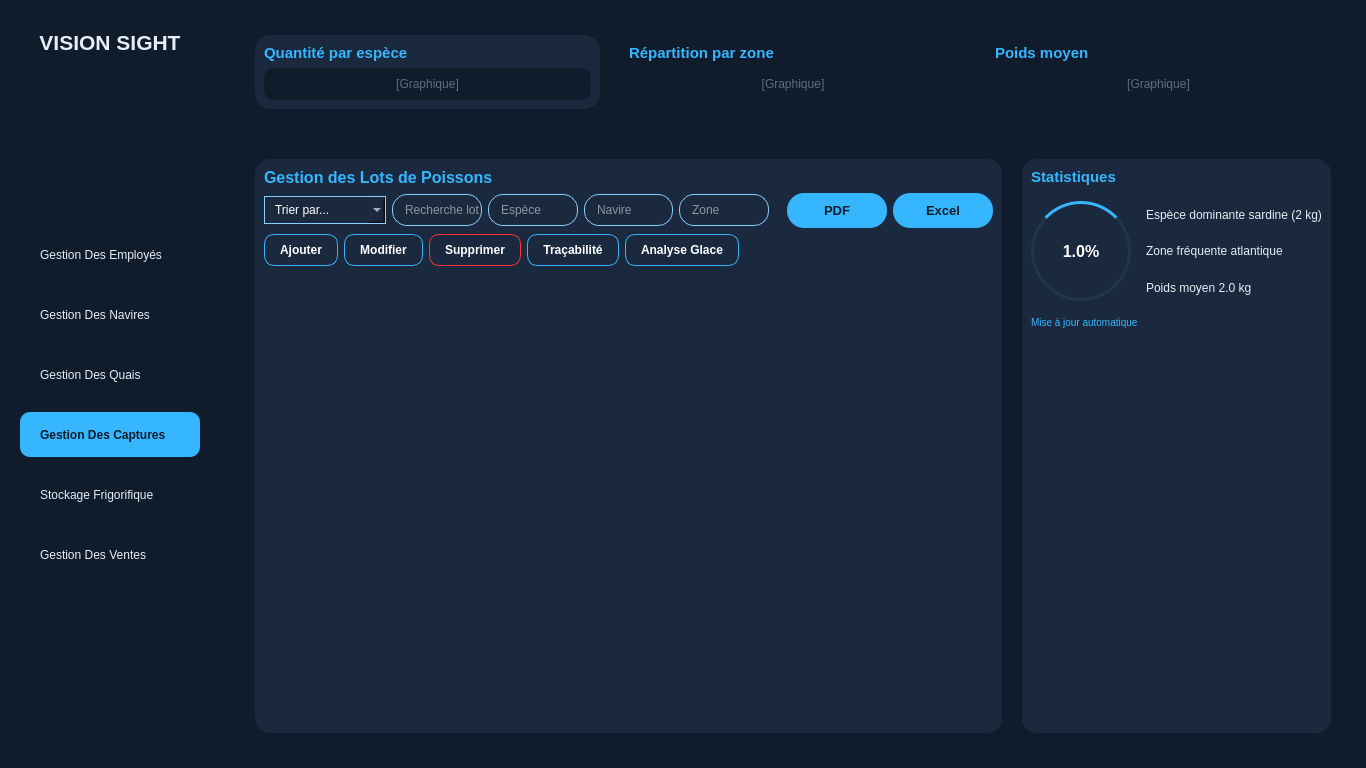
<?xml version="1.0" encoding="UTF-8"?>
<ui version="4.0">
 <class>GestionCapture</class>
 <widget class="QMainWindow" name="GestionCapture">
  <property name="geometry">
   <rect>
    <x>0</x>
    <y>0</y>
    <width>1366</width>
    <height>768</height>
   </rect>
  </property>
  <property name="windowTitle">
   <string>VISION SIGHT - Gestion Intégrée</string>
  </property>
  <property name="styleSheet">
   <string notr="true">
    QMainWindow { background-color: #101c2c; color: #e6eef6; }
    QFrame { border: none; }
    QLabel { color: #e6eef6; }
    QLineEdit { background-color: #1a293d; color: #ffffff; border: 1px solid #8acfff; border-radius: 15px; padding-left: 10px; min-height: 30px; }
    QComboBox { background-color: #1a293d; color: #ffffff; border: 1px solid #8acfff; border-radius: 15px; padding: 5px 10px; }
    QTableView { background-color: #1a293d; alternate-background-color: #20354f; color: #ffffff; gridline-color: #2d3d4f; selection-background-color: #36b6ff; selection-color: #101c2c; border: none; border-radius: 10px; }
    QHeaderView::section { background-color: #101c2c; color: #ffffff; border: 1px solid #2c3e50; padding: 5px; }
    QScrollBar:vertical { border: none; background: #101c2c; width: 10px; margin: 0px 0px 0px 0px; }
    QScrollBar::handle:vertical { background: #36b6ff; min-height: 20px; border-radius: 5px; }
    QScrollBar::add-line:vertical { height: 0px; subcontrol-position: bottom; subcontrol-origin: margin; }
    QScrollBar::sub-line:vertical { height: 0px; subcontrol-position: top; subcontrol-origin: margin; }
   </string>
  </property>
  <widget class="QWidget" name="centralwidget">
   <layout class="QHBoxLayout" name="horizontalLayoutMain">
    <property name="spacing">
     <number>0</number>
    </property>
    <property name="leftMargin">
     <number>0</number>
    </property>
    <property name="topMargin">
     <number>0</number>
    </property>
    <property name="rightMargin">
     <number>0</number>
    </property>
    <property name="bottomMargin">
     <number>0</number>
    </property>
    <item>
     <widget class="QFrame" name="frameSidebar">
      <property name="minimumSize">
       <size>
        <width>220</width>
        <height>0</height>
       </size>
      </property>
      <property name="maximumSize">
       <size>
        <width>220</width>
        <height>16777215</height>
       </size>
      </property>
      <property name="styleSheet">
       <string notr="true">background-color: #101c2c; color: #e6eef6;</string>
      </property>
      <property name="frameShape">
       <enum>QFrame::NoFrame</enum>
      </property>
      <property name="frameShadow">
       <enum>QFrame::Raised</enum>
      </property>
      <layout class="QVBoxLayout" name="verticalLayoutSidebar">
       <property name="spacing">
        <number>15</number>
       </property>
       <property name="leftMargin">
        <number>20</number>
       </property>
       <property name="topMargin">
        <number>30</number>
       </property>
       <property name="rightMargin">
        <number>20</number>
       </property>
       <property name="bottomMargin">
        <number>30</number>
       </property>
       <item>
        <widget class="QLabel" name="labelBrand">
         <property name="font">
          <font>
           <pointsize>16</pointsize>
           <weight>75</weight>
           <bold>true</bold>
          </font>
         </property>
         <property name="text">
          <string>VISION SIGHT</string>
         </property>
         <property name="alignment">
          <set>Qt::AlignCenter</set>
         </property>
        </widget>
       </item>
       <item>
        <spacer name="verticalSpacerTop">
         <property name="orientation">
          <enum>Qt::Vertical</enum>
         </property>
         <property name="sizeHint" stdset="0">
          <size>
           <width>20</width>
           <height>20</height>
          </size>
         </property>
        </spacer>
       </item>
       <item>
        <widget class="QPushButton" name="btnNavEmploye">
         <property name="minimumSize">
          <size>
           <width>0</width>
           <height>45</height>
          </size>
         </property>
         <property name="styleSheet">
          <string notr="true">QPushButton { color: #e6eef6; text-align: left; padding-left: 20px; background-color: transparent; border: none; } QPushButton:hover { background-color: #1a293d; border-radius: 10px; }</string>
         </property>
         <property name="text">
          <string>Gestion Des Employés</string>
         </property>
         <property name="flat">
          <bool>true</bool>
         </property>
        </widget>
       </item>
       <item>
        <widget class="QPushButton" name="btnNavNavire">
         <property name="minimumSize">
          <size>
           <width>0</width>
           <height>45</height>
          </size>
         </property>
         <property name="styleSheet">
          <string notr="true">QPushButton { color: #e6eef6; text-align: left; padding-left: 20px; background-color: transparent; border: none; } QPushButton:hover { background-color: #1a293d; border-radius: 10px; }</string>
         </property>
         <property name="text">
          <string>Gestion Des Navires</string>
         </property>
         <property name="flat">
          <bool>true</bool>
         </property>
        </widget>
       </item>
       <item>
        <widget class="QPushButton" name="btnNavQuais">
         <property name="minimumSize">
          <size>
           <width>0</width>
           <height>45</height>
          </size>
         </property>
         <property name="styleSheet">
          <string notr="true">QPushButton { color: #e6eef6; text-align: left; padding-left: 20px; background-color: transparent; border: none; } QPushButton:hover { background-color: #1a293d; border-radius: 10px; }</string>
         </property>
         <property name="text">
          <string>Gestion Des Quais</string>
         </property>
         <property name="flat">
          <bool>true</bool>
         </property>
        </widget>
       </item>
       <item>
        <widget class="QPushButton" name="btnNavCaptures">
         <property name="minimumSize">
          <size>
           <width>0</width>
           <height>45</height>
          </size>
         </property>
         <property name="styleSheet">
          <string notr="true">background-color: #36b6ff; color: #101c2c; font-weight: bold; border-radius: 10px; text-align: left; padding-left: 20px;</string>
         </property>
         <property name="text">
          <string>Gestion Des Captures</string>
         </property>
         <property name="flat">
          <bool>true</bool>
         </property>
        </widget>
       </item>
       <item>
        <widget class="QPushButton" name="btnNavStockage">
         <property name="minimumSize">
          <size>
           <width>0</width>
           <height>45</height>
          </size>
         </property>
         <property name="styleSheet">
          <string notr="true">QPushButton { color: #e6eef6; text-align: left; padding-left: 20px; background-color: transparent; border: none; } QPushButton:hover { background-color: #1a293d; border-radius: 10px; }</string>
         </property>
         <property name="text">
          <string>Stockage Frigorifique</string>
         </property>
         <property name="flat">
          <bool>true</bool>
         </property>
        </widget>
       </item>
       <item>
        <widget class="QPushButton" name="btnNavVentes">
         <property name="minimumSize">
          <size>
           <width>0</width>
           <height>45</height>
          </size>
         </property>
         <property name="styleSheet">
          <string notr="true">QPushButton { color: #e6eef6; text-align: left; padding-left: 20px; background-color: transparent; border: none; } QPushButton:hover { background-color: #1a293d; border-radius: 10px; }</string>
         </property>
         <property name="text">
          <string>Gestion Des Ventes</string>
         </property>
         <property name="flat">
          <bool>true</bool>
         </property>
        </widget>
       </item>
       <item>
        <spacer name="verticalSpacerBottom">
         <property name="orientation">
          <enum>Qt::Vertical</enum>
         </property>
         <property name="sizeHint" stdset="0">
          <size>
           <width>20</width>
           <height>40</height>
          </size>
         </property>
        </spacer>
       </item>
      </layout>
     </widget>
    </item>
    <item>
     <widget class="QStackedWidget" name="SWGestionCapture">
      <property name="currentIndex">
       <number>3</number>
      </property>
      <widget class="QWidget" name="pageEmploye"/>
      <widget class="QWidget" name="pageNavire"/>
      <widget class="QWidget" name="pageQuais"/>
      <widget class="QWidget" name="PCaptures">
       <layout class="QVBoxLayout" name="verticalLayoutCaptures">
        <property name="spacing">
         <number>0</number>
        </property>
        <property name="leftMargin">
         <number>0</number>
        </property>
        <property name="topMargin">
         <number>0</number>
        </property>
        <property name="rightMargin">
         <number>0</number>
        </property>
        <property name="bottomMargin">
         <number>0</number>
        </property>
        <item>
         <widget class="QStackedWidget" name="SMCaptures">
          <property name="currentIndex">
           <number>0</number>
          </property>
          <widget class="QWidget" name="pageDashboard">
            <layout class="QVBoxLayout" name="verticalLayoutDashboardPage">
             <property name="spacing">
              <number>20</number>
             </property>
             <property name="leftMargin">
              <number>20</number>
             </property>
             <property name="topMargin">
              <number>20</number>
             </property>
             <property name="rightMargin">
              <number>20</number>
             </property>
             <property name="bottomMargin">
              <number>20</number>
             </property>
             <item>
              <layout class="QHBoxLayout" name="layoutDashboard">
               <property name="leftMargin">
                <number>15</number>
               </property>
               <property name="topMargin">
                <number>15</number>
               </property>
               <property name="rightMargin">
                <number>15</number>
               </property>
               <property name="bottomMargin">
                <number>15</number>
               </property>
               <property name="spacing">
                <number>20</number>
               </property>
               <item>
                <widget class="QFrame" name="frameGraphEspece">
                 <property name="styleSheet">
                  <string notr="true">background-color: #1a293d; border-radius: 15px;</string>
                 </property>
                 <property name="frameShape">
                  <enum>QFrame::StyledPanel</enum>
                 </property>
                 <property name="frameShadow">
                  <enum>QFrame::Raised</enum>
                 </property>
                 <layout class="QVBoxLayout" name="verticalLayoutGraph1">
                  <item>
                   <widget class="QLabel" name="lblGraph1">
                    <property name="font">
                     <font>
                      <pointsize>11</pointsize>
                      <bold>true</bold>
                     </font>
                    </property>
                    <property name="styleSheet">
                     <string notr="true">color: #36b6ff;</string>
                    </property>
                    <property name="text">
                     <string>Quantité par espèce</string>
                    </property>
                   </widget>
                  </item>
                  <item>
                   <widget class="QFrame" name="frameChartArea1">
                    <property name="styleSheet">
                     <string notr="true">background-color: #101c2c; border-radius: 10px;</string>
                    </property>
                    <property name="frameShape">
                     <enum>QFrame::StyledPanel</enum>
                    </property>
                    <property name="frameShadow">
                     <enum>QFrame::Raised</enum>
                    </property>
                    <layout class="QVBoxLayout" name="verticalLayoutChart1">
                     <item>
                      <widget class="QLabel" name="lblPlaceholder1">
                       <property name="styleSheet">
                        <string notr="true">color: #5d6d7e;</string>
                       </property>
                       <property name="text">
                        <string>[Graphique]</string>
                       </property>
                       <property name="alignment">
                        <set>Qt::AlignCenter</set>
                       </property>
                      </widget>
                     </item>
                    </layout>
                   </widget>
                  </item>
                 </layout>
                </widget>
               </item>
               <item>
                <widget class="QFrame" name="frameGraphZone">
                 <property name="frameShape">
                  <enum>QFrame::StyledPanel</enum>
                 </property>
                 <property name="frameShadow">
                  <enum>QFrame::Raised</enum>
                 </property>
                 <layout class="QVBoxLayout" name="verticalLayoutGraph2">
                  <item>
                   <widget class="QLabel" name="lblGraph2">
                    <property name="font">
                     <font>
                      <pointsize>11</pointsize>
                      <bold>true</bold>
                     </font>
                    </property>
                    <property name="styleSheet">
                     <string notr="true">color: #36b6ff;</string>
                    </property>
                    <property name="text">
                     <string>Répartition par zone</string>
                    </property>
                   </widget>
                  </item>
                  <item>
                   <widget class="QFrame" name="frameChartArea2">
                    <property name="styleSheet">
                     <string notr="true">background-color: #101c2c; border-radius: 10px;</string>
                    </property>
                    <property name="frameShape">
                     <enum>QFrame::StyledPanel</enum>
                    </property>
                    <property name="frameShadow">
                     <enum>QFrame::Raised</enum>
                    </property>
                    <layout class="QVBoxLayout" name="verticalLayoutChart2">
                     <item>
                      <widget class="QLabel" name="lblPlaceholder2">
                       <property name="styleSheet">
                        <string notr="true">color: #5d6d7e;</string>
                       </property>
                       <property name="text">
                        <string>[Graphique]</string>
                       </property>
                       <property name="alignment">
                        <set>Qt::AlignCenter</set>
                       </property>
                      </widget>
                     </item>
                    </layout>
                   </widget>
                  </item>
                 </layout>
                </widget>
               </item>
               <item>
                <widget class="QFrame" name="frameGraphPoids">
                 <property name="frameShape">
                  <enum>QFrame::StyledPanel</enum>
                 </property>
                 <property name="frameShadow">
                  <enum>QFrame::Raised</enum>
                 </property>
                 <layout class="QVBoxLayout" name="verticalLayoutGraph3">
                  <item>
                   <widget class="QLabel" name="lblGraph3">
                    <property name="font">
                     <font>
                      <pointsize>11</pointsize>
                      <bold>true</bold>
                     </font>
                    </property>
                    <property name="styleSheet">
                     <string notr="true">color: #36b6ff;</string>
                    </property>
                    <property name="text">
                     <string>Poids moyen</string>
                    </property>
                   </widget>
                  </item>
                  <item>
                   <widget class="QFrame" name="frameChartArea3">
                    <property name="styleSheet">
                     <string notr="true">background-color: #101c2c; border-radius: 10px;</string>
                    </property>
                    <property name="frameShape">
                     <enum>QFrame::StyledPanel</enum>
                    </property>
                    <property name="frameShadow">
                     <enum>QFrame::Raised</enum>
                    </property>
                    <layout class="QVBoxLayout" name="verticalLayoutChart3">
                     <item>
                      <widget class="QLabel" name="lblPlaceholder3">
                       <property name="styleSheet">
                        <string notr="true">color: #5d6d7e;</string>
                       </property>
                       <property name="text">
                        <string>[Graphique]</string>
                       </property>
                       <property name="alignment">
                        <set>Qt::AlignCenter</set>
                       </property>
                      </widget>
                     </item>
                    </layout>
                   </widget>
                  </item>
                 </layout>
                </widget>
               </item>
              </layout>
             </item>
             <item>
              <layout class="QHBoxLayout" name="layoutContent">
               <property name="leftMargin">
                <number>15</number>
               </property>
               <property name="topMargin">
                <number>15</number>
               </property>
               <property name="rightMargin">
                <number>15</number>
               </property>
               <property name="bottomMargin">
                <number>15</number>
               </property>
               <property name="spacing">
                <number>20</number>
               </property>
               <item>
                <widget class="QFrame" name="frameCRUD">
                 <property name="sizePolicy">
                  <sizepolicy hsizetype="Expanding" vsizetype="Expanding">
                   <horstretch>3</horstretch>
                   <verstretch>0</verstretch>
                  </sizepolicy>
                 </property>
                 <property name="styleSheet">
                  <string notr="true">background-color: #1a293d; border-radius: 15px;</string>
                 </property>
                 <property name="frameShape">
                  <enum>QFrame::StyledPanel</enum>
                 </property>
                 <property name="frameShadow">
                  <enum>QFrame::Raised</enum>
                 </property>
                 <layout class="QVBoxLayout" name="verticalLayoutCRUD">
                  <item>
                   <widget class="QLabel" name="lblTitleCRUD">
                    <property name="font">
                     <font>
                      <pointsize>12</pointsize>
                      <bold>true</bold>
                     </font>
                    </property>
                    <property name="styleSheet">
                     <string notr="true">color: #36b6ff;</string>
                    </property>
                    <property name="text">
                     <string>Gestion des Lots de Poissons</string>
                    </property>
                   </widget>
                  </item>
                  <item>
                   <layout class="QHBoxLayout" name="layoutFilters">
                    <item>
                     <widget class="QComboBox" name="cbTriLot">
                      <item>
                       <property name="text">
                        <string>Trier par...</string>
                       </property>
                      </item>
                      <item>
                       <property name="text">
                        <string>Zone de pêche</string>
                       </property>
                      </item>
                      <item>
                       <property name="text">
                        <string>Espèce</string>
                       </property>
                      </item>
                      <item>
                       <property name="text">
                        <string>Qualité</string>
                       </property>
                      </item>
                     </widget>
                    </item>
                    <item>
                     <widget class="QLineEdit" name="leSearchLot">
                      <property name="placeholderText">
                       <string>Recherche lot</string>
                      </property>
                     </widget>
                    </item>
                    <item>
                     <widget class="QLineEdit" name="leSearchEspece">
                      <property name="placeholderText">
                       <string>Espèce</string>
                      </property>
                     </widget>
                    </item>
                    <item>
                     <widget class="QLineEdit" name="leSearchNavire">
                      <property name="placeholderText">
                       <string>Navire</string>
                      </property>
                     </widget>
                    </item>
                    <item>
                     <widget class="QLineEdit" name="leSearchZone">
                      <property name="placeholderText">
                       <string>Zone</string>
                      </property>
                     </widget>
                    </item>
                    <item>
                     <spacer name="horizontalSpacerFilters">
                      <property name="orientation">
                       <enum>Qt::Horizontal</enum>
                      </property>
                      <property name="sizeHint" stdset="0">
                       <size>
                        <width>40</width>
                        <height>20</height>
                       </size>
                      </property>
                     </spacer>
                    </item>
                    <item>
                     <widget class="QPushButton" name="btnExportPDF">
                      <property name="minimumSize">
                       <size>
                        <width>100</width>
                        <height>35</height>
                       </size>
                      </property>
                      <property name="styleSheet">
                       <string notr="true">QPushButton { background-color: #36b6ff; color: #101c2c; border-radius: 17px; font-weight: bold; font-size: 13px; } QPushButton:hover { background-color: #8acfff; }</string>
                      </property>
                      <property name="text">
                       <string>PDF</string>
                      </property>
                     </widget>
                    </item>
                    <item>
                     <widget class="QPushButton" name="btnExportExcel">
                      <property name="minimumSize">
                       <size>
                        <width>100</width>
                        <height>35</height>
                       </size>
                      </property>
                      <property name="styleSheet">
                       <string notr="true">QPushButton { background-color: #36b6ff; color: #101c2c; border-radius: 17px; font-weight: bold; font-size: 13px; } QPushButton:hover { background-color: #8acfff; }</string>
                      </property>
                      <property name="text">
                       <string>Excel</string>
                      </property>
                     </widget>
                    </item>
                   </layout>
                  </item>
                  <item>
                   <layout class="QHBoxLayout" name="layoutActions">
                    <item>
                     <widget class="QPushButton" name="btnAjouterLot">
                      <property name="styleSheet">
                       <string notr="true">QPushButton { background-color: #1a293d; color: #ffffff; border: 1px solid #36b6ff; border-radius: 10px; padding: 8px 15px; font-weight: bold; } QPushButton:hover { background-color: #36b6ff; color: #101c2c; }</string>
                      </property>
                      <property name="text">
                       <string>Ajouter</string>
                      </property>
                     </widget>
                    </item>
                    <item>
                     <widget class="QPushButton" name="btnModifierLot">
                      <property name="styleSheet">
                       <string notr="true">QPushButton { background-color: #1a293d; color: #ffffff; border: 1px solid #36b6ff; border-radius: 10px; padding: 8px 15px; font-weight: bold; } QPushButton:hover { background-color: #36b6ff; color: #101c2c; }</string>
                      </property>
                      <property name="text">
                       <string>Modifier</string>
                      </property>
                     </widget>
                    </item>
                    <item>
                     <widget class="QPushButton" name="btnSupprimerLot">
                      <property name="styleSheet">
                       <string notr="true">QPushButton { background-color: #1a293d; color: #ffffff; border: 1px solid #ff3636; border-radius: 10px; padding: 8px 15px; font-weight: bold; } QPushButton:hover { background-color: #ff3636; color: #101c2c; }</string>
                      </property>
                      <property name="text">
                       <string>Supprimer</string>
                      </property>
                     </widget>
                    </item>
                    <item>
                     <widget class="QPushButton" name="btnTracaLot">
                      <property name="styleSheet">
                       <string notr="true">QPushButton { background-color: #1a293d; color: #ffffff; border: 1px solid #36b6ff; border-radius: 10px; padding: 8px 15px; font-weight: bold; } QPushButton:hover { background-color: #36b6ff; color: #101c2c; }</string>
                      </property>
                      <property name="text">
                       <string>Traçabilité</string>
                      </property>
                     </widget>
                    </item>
                    <item>
                     <widget class="QPushButton" name="btnAnalyseGlace">
                      <property name="styleSheet">
                       <string notr="true">QPushButton { background-color: #1a293d; color: #ffffff; border: 1px solid #36b6ff; border-radius: 10px; padding: 8px 15px; font-weight: bold; } QPushButton:hover { background-color: #36b6ff; color: #101c2c; }</string>
                      </property>
                      <property name="text">
                       <string>Analyse Glace</string>
                      </property>
                     </widget>
                    </item>
                    <item>
                     <spacer name="horizontalSpacerActions">
                      <property name="orientation">
                       <enum>Qt::Horizontal</enum>
                      </property>
                      <property name="sizeHint" stdset="0">
                       <size>
                        <width>40</width>
                        <height>20</height>
                       </size>
                      </property>
                     </spacer>
                    </item>
                   </layout>
                  </item>
                  <item>
                   <widget class="QTableView" name="tblLots">
                    <property name="selectionBehavior">
                     <enum>QAbstractItemView::SelectRows</enum>
                    </property>
                    <attribute name="horizontalHeaderVisible">
                     <bool>true</bool>
                    </attribute>
                    <column>
                     <property name="text">
                      <string>ID Lot</string>
                     </property>
                    </column>
                    <column>
                     <property name="text">
                      <string>Espèce</string>
                     </property>
                    </column>
                    <column>
                     <property name="text">
                      <string>Poids (kg)</string>
                     </property>
                    </column>
                    <column>
                     <property name="text">
                      <string>Zone Pêche</string>
                     </property>
                    </column>
                    <column>
                     <property name="text">
                      <string>Date Capture</string>
                     </property>
                    </column>
                    <column>
                     <property name="text">
                      <string>Etat</string>
                     </property>
                    </column>
                    <column>
                     <property name="text">
                      <string>Navire</string>
                     </property>
                    </column>
                    <column>
                     <property name="text">
                      <string>Qualité</string>
                     </property>
                    </column>
                    <column>
                     <property name="text">
                      <string>Date Entrée</string>
                     </property>
                    </column>
                   </widget>
                  </item>
                 </layout>
                </widget>
               </item>
               <item>
                <widget class="QFrame" name="frameStatsRapides">
                 <property name="sizePolicy">
                  <sizepolicy hsizetype="Expanding" vsizetype="Expanding">
                   <horstretch>1</horstretch>
                   <verstretch>0</verstretch>
                  </sizepolicy>
                 </property>
                 <property name="styleSheet">
                  <string notr="true">background-color: #1a293d; border-radius: 15px;</string>
                 </property>
                 <property name="frameShape">
                  <enum>QFrame::StyledPanel</enum>
                 </property>
                 <property name="frameShadow">
                  <enum>QFrame::Raised</enum>
                 </property>
                 <layout class="QVBoxLayout" name="verticalLayoutStats">
                  <property name="spacing">
                   <number>15</number>
                  </property>
                  <item>
                   <widget class="QLabel" name="lblTitleStats">
                    <property name="font">
                     <font>
                      <pointsize>11</pointsize>
                      <bold>true</bold>
                     </font>
                    </property>
                    <property name="styleSheet">
                     <string notr="true">color: #36b6ff;</string>
                    </property>
                    <property name="text">
                     <string>Statistiques</string>
                    </property>
                   </widget>
                  </item>
                  <item>
                   <layout class="QHBoxLayout" name="horizontalLayoutStatsContent">
                    <item>
                     <widget class="QFrame" name="frameCircleChart">
                      <property name="minimumSize">
                       <size>
                        <width>100</width>
                        <height>100</height>
                       </size>
                      </property>
                      <property name="maximumSize">
                       <size>
                        <width>100</width>
                        <height>100</height>
                       </size>
                      </property>
                      <property name="styleSheet">
                       <string notr="true">QFrame { border: 3px solid #20354f; border-top-color: #36b6ff; border-radius: 50px; background-color: transparent; }</string>
                      </property>
                      <property name="frameShape">
                       <enum>QFrame::StyledPanel</enum>
                      </property>
                      <property name="frameShadow">
                       <enum>QFrame::Raised</enum>
                      </property>
                      <layout class="QVBoxLayout" name="verticalLayoutCircle">
                       <property name="spacing">
                        <number>0</number>
                       </property>
                       <property name="leftMargin">
                        <number>0</number>
                       </property>
                       <property name="topMargin">
                        <number>0</number>
                       </property>
                       <property name="rightMargin">
                        <number>0</number>
                       </property>
                       <property name="bottomMargin">
                        <number>0</number>
                       </property>
                       <item>
                        <widget class="QLabel" name="lblPercent">
                         <property name="font">
                          <font>
                           <pointsize>12</pointsize>
                           <bold>true</bold>
                          </font>
                         </property>
                         <property name="styleSheet">
                          <string notr="true">border: none; color: #ffffff;</string>
                         </property>
                         <property name="text">
                          <string>1.0%</string>
                         </property>
                         <property name="alignment">
                          <set>Qt::AlignCenter</set>
                         </property>
                        </widget>
                       </item>
                      </layout>
                     </widget>
                    </item>
                    <item>
                     <layout class="QVBoxLayout" name="verticalLayoutStatsText">
                      <property name="spacing">
                       <number>10</number>
                      </property>
                      <item>
                       <widget class="QLabel" name="lblStatEspeceDom">
                        <property name="text">
                         <string>Espèce dominante sardine (2 kg)</string>
                        </property>
                       </widget>
                      </item>
                      <item>
                       <widget class="QLabel" name="lblStatZoneFreq">
                        <property name="text">
                         <string>Zone fréquente atlantique</string>
                        </property>
                       </widget>
                      </item>
                      <item>
                       <widget class="QLabel" name="lblStatPoidsMoyen">
                        <property name="text">
                         <string>Poids moyen 2.0 kg</string>
                        </property>
                       </widget>
                      </item>
                     </layout>
                    </item>
                   </layout>
                  </item>
                  <item>
                   <widget class="QLabel" name="lblUpdateText">
                    <property name="styleSheet">
                     <string notr="true">color: #36b6ff; font-size: 10px;</string>
                    </property>
                    <property name="text">
                     <string>Mise à jour automatique</string>
                    </property>
                    <property name="alignment">
                     <set>Qt::AlignLeading|Qt::AlignLeft|Qt::AlignVCenter</set>
                    </property>
                   </widget>
                  </item>
                  <item>
                   <spacer name="verticalSpacerStatsFrame">
                    <property name="orientation">
                     <enum>Qt::Vertical</enum>
                    </property>
                    <property name="sizeHint" stdset="0">
                     <size>
                      <width>20</width>
                      <height>40</height>
                     </size>
                    </property>
                   </spacer>
                  </item>
                 </layout>
                </widget>
               </item>
              </layout>
             </item>
            </layout>
          </widget>
         </widget>
        </item>
       </layout>
      </widget>
      <widget class="QWidget" name="pageStockage"/>
      <widget class="QWidget" name="pageVentes"/>
     </widget>
    </item>
   </layout>
  </widget>
 </widget>
 <resources/>
 <connections/>
</ui>
